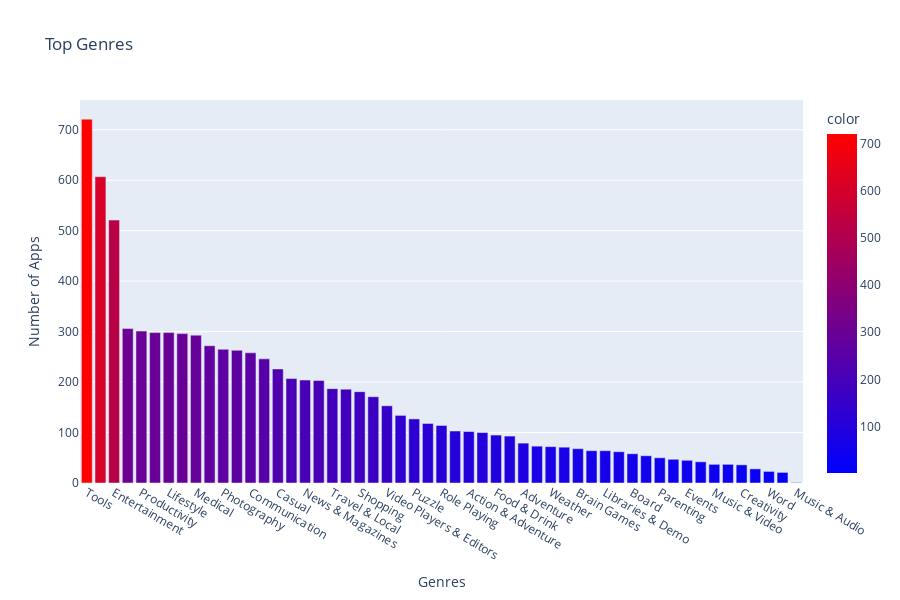

Notebook cell for this chart:
### Markdown cell above
- `color_continuous_scale` changes the palette: try options like 'Viridis', 'Plasma', 'Agsunset', etc.
- `coloraxis_showscale=False` removes the color axis legend for a clean display.
### Method 2: Bar plot

### Code cell
h_bar = px.bar(
    x = stack.value_counts().index,
    y = stack.value_counts().values,
    color=stack.value_counts().values,
    title='Top Genres',
     color_continuous_scale='Bluered'
)
h_bar.update_layout(xaxis_title='Genres', yaxis_title='Number of Apps', height=600)
h_bar.show()

### Figure 1 — Plotly figure (JSON) as saved in the notebook; plotly's stock layout.template omitted (floating-point values rounded to 4 significant figures)
{"data": [{"hovertemplate": "x=%{x}<br>y=%{y}<br>color=%{marker.color}<extra></extra>", "legendgroup": "", "marker": {"color": [721, 607, 521, 306, 301, 298, 298, 296, 293, 272, 265, 263, 258, 246, 226, 207, 204, 203, 187, 186, 181, 171, 153, 134, 127, 118, 114, 103, 102, 100, 95, 93, 79, 73, 72, 71, 68, 64, 64, 62, 58, 54, 50, 47, 45, 42, 37, 37, 36, 28, 23, 21, 1], "coloraxis": "coloraxis", "pattern": {"shape": ""}}, "name": "", "orientation": "v", "showlegend": false, "textposition": "auto", "type": "bar", "x": ["Tools", "Education", "Entertainment", "Action", "Productivity", "Personalization", "Lifestyle", "Finance", "Medical", "Sports", "Photography", "Business", "Communication", "Health & Fitness", "Casual", "Simulation", "News & Magazines", "Social", "Travel & Local", "Arcade", "Shopping", "Books & Reference", "Video Players & Editors", "Dating", "Puzzle", "Maps & Navigation", "Role Playing", "Racing", "Action & Adventure", "Strategy", "Food & Drink", "Educational", "Adventure", "Auto & Vehicles", "Weather", "Pretend Play", "Brain Games", "Art & Design", "Libraries & Demo", "House & Home", "Board", "Comics", "Parenting", "Card", "Events", "Beauty", "Music & Video", "Casino", "Creativity", "Trivia", "Word", "Music", "Music & Audio"], "xaxis": "x", "y": [721, 607, 521, 306, 301, 298, 298, 296, 293, 272, 265, 263, 258, 246, 226, 207, 204, 203, 187, 186, 181, 171, 153, 134, 127, 118, 114, 103, 102, 100, 95, 93, 79, 73, 72, 71, 68, 64, 64, 62, 58, 54, 50, 47, 45, 42, 37, 37, 36, 28, 23, 21, 1], "yaxis": "y"}], "layout": {"barmode": "relative", "coloraxis": {"colorbar": {"title": {"text": "color"}}, "colorscale": [[0, "rgb(0,0,255)"], [1, "rgb(255,0,0)"]]}, "height": 600, "legend": {"tracegroupgap": 0}, "title": {"text": "Top Genres"}, "xaxis": {"anchor": "y", "domain": [0, 1], "title": {"text": "Genres"}}, "yaxis": {"anchor": "x", "domain": [0, 1], "title": {"text": "Number of Apps"}}}}
